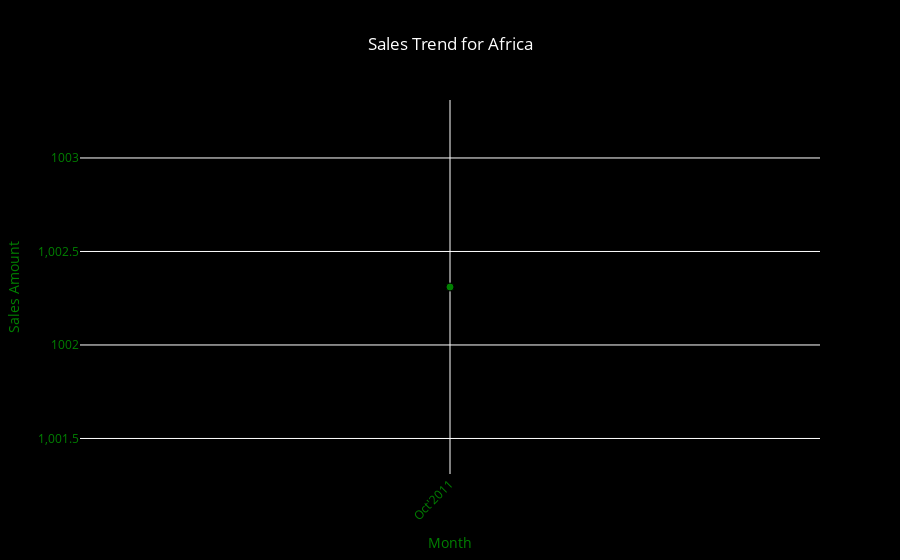
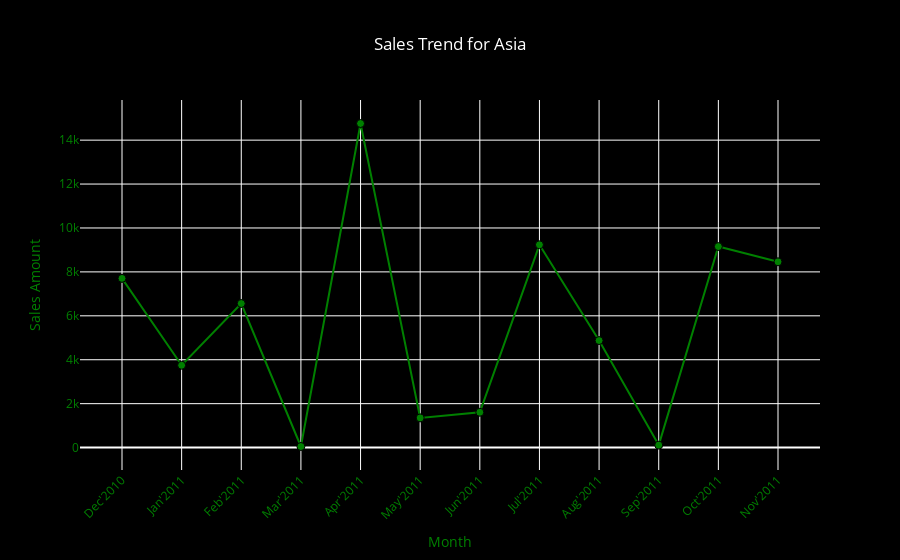
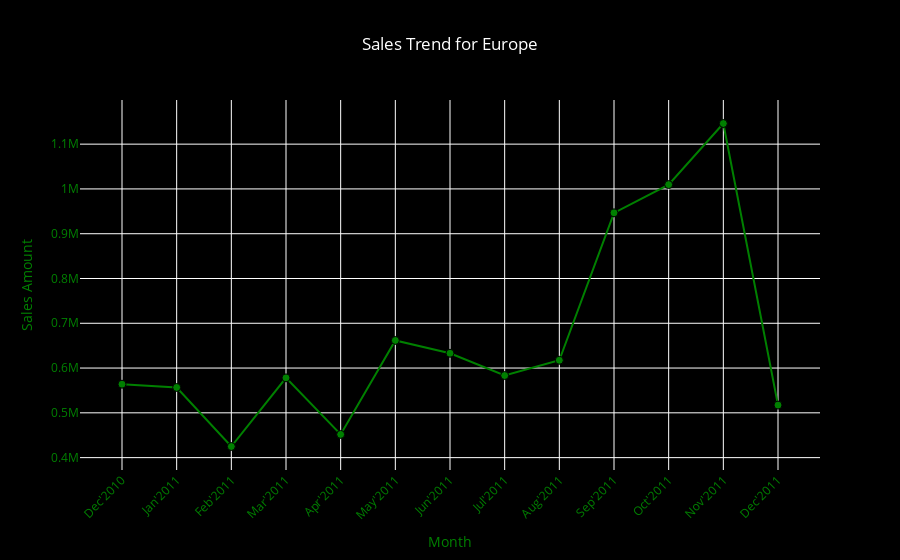
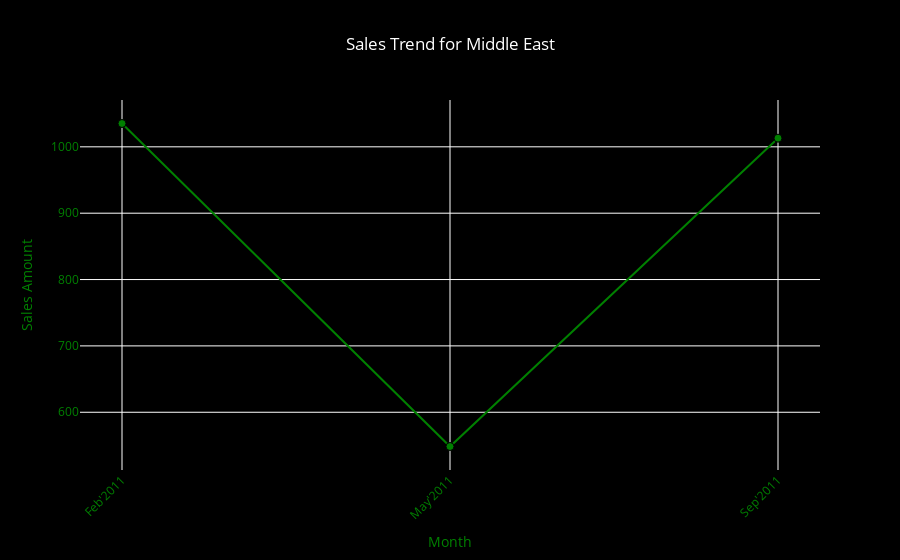

The cell these charts' notebook holds for them, in order:
### Markdown cell above
#### Movement of Sales Amount by each regions over time

### Code cell
# Extract month and year from 'InvoiceDate' and convert to string for plotting
df2['YearMonth'] = df2['InvoiceDate'].dt.strftime('%b\'%Y')  # Format like Jan'2011

# Group by 'Region' and 'YearMonth', summing 'Sales_amount'
region_monthly_sales = df2.groupby(['Region', 'YearMonth'])['Sales_amount'].sum().reset_index()

# Get unique regions
regions = region_monthly_sales['Region'].unique()

# Creating interactive plots for each region
for region in regions:
    # Filter data for the current region
    data = region_monthly_sales[region_monthly_sales['Region'] == region]
    
    # Extract only 'YearMonth' values to ensure proper ordering
    year_months = data['YearMonth'].unique()
    
    # Sort 'YearMonth' values chronologically (Dec'2010, Jan'2011, Feb'2011, etc.)
    sorted_months = sorted(year_months, key=lambda x: pd.to_datetime(x, format='%b\'%Y'))
    
    # Create a mapping dictionary to ensure proper order in Plotly
    month_order = {month: idx for idx, month in enumerate(sorted_months)}
    
    # Assign a numerical index to each 'YearMonth' based on the sorted order
    data['MonthIndex'] = data['YearMonth'].map(month_order)
    
    # Sort data by 'MonthIndex' to ensure it's plotted in ascending order
    data = data.sort_values(by='MonthIndex')
    
    # Plot using Plotly
    fig = go.Figure()
    fig.add_trace(go.Scatter(x=data['YearMonth'], y=data['Sales_amount'],
                             mode='lines+markers',
                             name=region,
                             line=dict(color='green', width=2),  # Green line
                             marker=dict(color='green', size=8, line=dict(color='black', width=1)),  # Green markers with black borders
                             ))
    
    # Customize layout
    fig.update_layout(title=f'Sales Trend for {region}',
                      title_font_color='white',  # Title font color
                      title_x=0.5,  # Title center alignment
                      xaxis_title='Month',
                      yaxis_title='Sales Amount',
                      xaxis=dict(tickangle=-45, categoryorder='array', categoryarray=sorted_months),  # Ensure x-axis is in correct order
                      plot_bgcolor='black',  # Black background
                      paper_bgcolor='black',  # Black background
                      font=dict(color='green'),  # Green text color
                      legend=dict(font=dict(color='green')),  # Green legend text color
                      )

    fig.show()

### Figure 1 — Plotly figure (JSON) as saved in the notebook; plotly's stock layout.template omitted (floating-point values rounded to 4 significant figures)
{"data": [{"line": {"color": "green", "width": 2}, "marker": {"color": "green", "line": {"color": "black", "width": 1}, "size": 8}, "mode": "lines+markers", "name": "Africa", "type": "scatter", "x": ["Oct'2011"], "y": [1002.0]}], "layout": {"font": {"color": "green"}, "legend": {"font": {"color": "green"}}, "paper_bgcolor": "black", "plot_bgcolor": "black", "title": {"font": {"color": "white"}, "text": "Sales Trend for Africa", "x": 0.5}, "xaxis": {"categoryarray": ["Oct'2011"], "categoryorder": "array", "tickangle": -45, "title": {"text": "Month"}}, "yaxis": {"title": {"text": "Sales Amount"}}}}

### Figure 2 — Plotly figure (JSON) as saved in the notebook; plotly's stock layout.template omitted (floating-point values rounded to 4 significant figures)
{"data": [{"line": {"color": "green", "width": 2}, "marker": {"color": "green", "line": {"color": "black", "width": 1}, "size": 8}, "mode": "lines+markers", "name": "Asia", "type": "scatter", "x": ["Dec'2010", "Jan'2011", "Feb'2011", "Mar'2011", "Apr'2011", "May'2011", "Jun'2011", "Jul'2011", "Aug'2011", "Sep'2011", "Oct'2011", "Nov'2011"], "y": [7705.0, 3747.0, 6560.0, 48.9, 14760.0, 1351.0, 1607.0, 9234.0, 4874.0, 112.1, 9153.0, 8460.0]}], "layout": {"font": {"color": "green"}, "legend": {"font": {"color": "green"}}, "paper_bgcolor": "black", "plot_bgcolor": "black", "title": {"font": {"color": "white"}, "text": "Sales Trend for Asia", "x": 0.5}, "xaxis": {"categoryarray": ["Dec'2010", "Jan'2011", "Feb'2011", "Mar'2011", "Apr'2011", "May'2011", "Jun'2011", "Jul'2011", "Aug'2011", "Sep'2011", "Oct'2011", "Nov'2011"], "categoryorder": "array", "tickangle": -45, "title": {"text": "Month"}}, "yaxis": {"title": {"text": "Sales Amount"}}}}

### Figure 3 — Plotly figure (JSON) as saved in the notebook; plotly's stock layout.template omitted (floating-point values rounded to 4 significant figures)
{"data": [{"line": {"color": "green", "width": 2}, "marker": {"color": "green", "line": {"color": "black", "width": 1}, "size": 8}, "mode": "lines+markers", "name": "Europe", "type": "scatter", "x": ["Dec'2010", "Jan'2011", "Feb'2011", "Mar'2011", "Apr'2011", "May'2011", "Jun'2011", "Jul'2011", "Aug'2011", "Sep'2011", "Oct'2011", "Nov'2011", "Dec'2011"], "y": [564000.0, 556700.0, 424800.0, 578100.0, 451800.0, 661700.0, 633100.0, 583300.0, 617400.0, 946600.0, 1010000.0, 1146000.0, 517300.0]}], "layout": {"font": {"color": "green"}, "legend": {"font": {"color": "green"}}, "paper_bgcolor": "black", "plot_bgcolor": "black", "title": {"font": {"color": "white"}, "text": "Sales Trend for Europe", "x": 0.5}, "xaxis": {"categoryarray": ["Dec'2010", "Jan'2011", "Feb'2011", "Mar'2011", "Apr'2011", "May'2011", "Jun'2011", "Jul'2011", "Aug'2011", "Sep'2011", "Oct'2011", "Nov'2011", "Dec'2011"], "categoryorder": "array", "tickangle": -45, "title": {"text": "Month"}}, "yaxis": {"title": {"text": "Sales Amount"}}}}

### Figure 4 — Plotly figure (JSON) as saved in the notebook; plotly's stock layout.template omitted (floating-point values rounded to 4 significant figures)
{"data": [{"line": {"color": "green", "width": 2}, "marker": {"color": "green", "line": {"color": "black", "width": 1}, "size": 8}, "mode": "lines+markers", "name": "Middle East", "type": "scatter", "x": ["Feb'2011", "May'2011", "Sep'2011"], "y": [1035.0, 548.4, 1013.0]}], "layout": {"font": {"color": "green"}, "legend": {"font": {"color": "green"}}, "paper_bgcolor": "black", "plot_bgcolor": "black", "title": {"font": {"color": "white"}, "text": "Sales Trend for Middle East", "x": 0.5}, "xaxis": {"categoryarray": ["Feb'2011", "May'2011", "Sep'2011"], "categoryorder": "array", "tickangle": -45, "title": {"text": "Month"}}, "yaxis": {"title": {"text": "Sales Amount"}}}}
